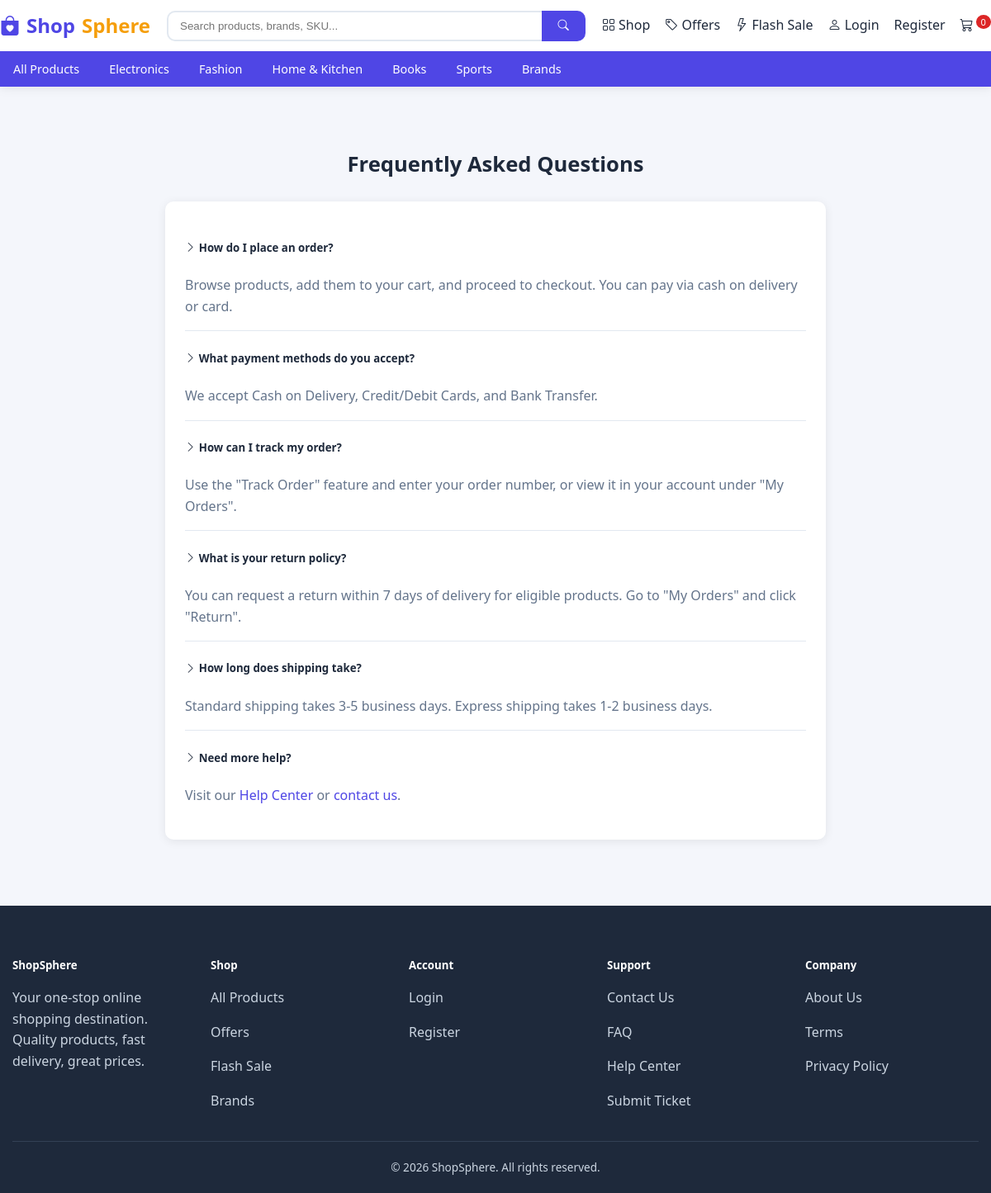
Page /faq on the committed database.
### app/models/catalog.py (models this page shows, shortened)
class Category(db.Model):
    __tablename__ = 'categories'
    id = db.Column(db.Integer, primary_key=True)
    name = db.Column(db.String(120), nullable=False, index=True)
    slug = db.Column(db.String(140), unique=True, nullable=False, index=True)
    image = db.Column(db.String(255))
    description = db.Column(db.Text)
    parent_id = db.Column(db.Integer, db.ForeignKey('categories.id', ondelete='SET NULL'))
    status = db.Column(db.String(20), default='active', index=True)  # active | inactive
    display_order = db.Column(db.Integer, default=0)
    created_at = db.Column(db.DateTime, default=datetime.utcnow)
    parent = db.relationship('Category', remote_side=[id], backref='subcategories')
    products = db.relationship('Product', backref='category', lazy='dynamic',
                               foreign_keys='Product.category_id')

### app/routes/main.py (the view)
@main_bp.route('/faq')
def faq():
    return render_template('customer/faq.html')

### app/utils/helpers.py (called while the page is built, shortened)
def settings_value(key, default=None):
    from app.models.content import Setting
    cached = getattr(current_app, '_settings_cache', None)
    if cached is None:
        cached = {s.key: s.value for s in Setting.query.all()}
        current_app._settings_cache = cached
    return cached.get(key, default)

def cart_count():
    from flask_login import current_user
    from app.models.commerce import CartItem
    from app.models.catalog import Product
    cart = session.get('cart', {})
    return sum(int(v.get('qty', 0)) for v in cart.values())

### app/templates/customer/faq.html (shortened to what this page needs)
{% extends "customer/base.html" %}
{% block content %}
<div class="container section" style="max-width:800px">
  <h2 class="section-title text-center">Frequently Asked Questions</h2>
  <div class="card mt-4" style="padding:24px">
    <div class="faq-item mb-3">
      <h5><i class="bi bi-chevron-right text-primary"></i> How do I place an order?</h5>
      <p class="text-muted">Browse products, add them to your cart, and proceed to checkout. You can pay via cash on delivery or card.</p>
    </div>
    <div class="divider"></div>
    <div class="faq-item mb-3">
      <h5><i class="bi bi-chevron-right text-primary"></i> What payment methods do you accept?</h5>
      <p class="text-muted">We accept Cash on Delivery, Credit/Debit Cards, and Bank Transfer.</p>
    </div>
    <div class="divider"></div>
    <div class="faq-item mb-3">
      <h5><i class="bi bi-chevron-right text-primary"></i> How can I track my order?</h5>
      <p class="text-muted">Use the "Track Order" feature and enter your order number, or view it in your account under "My Orders".</p>
    </div>
    <div class="divider"></div>
    <div class="faq-item mb-3">
      <h5><i class="bi bi-chevron-right text-primary"></i> What is your return policy?</h5>
      <p class="text-muted">You can request a return within 7 days of delivery for eligible products. Go to "My Orders" and click "Return".</p>
    </div>
    <div class="divider"></div>
    <div class="faq-item mb-3">
      <h5><i class="bi bi-chevron-right text-primary"></i> How long does shipping take?</h5>
      <p class="text-muted">Standard shipping takes 3-5 business days. Express shipping takes 1-2 business days.</p>
    </div>
    <div class="divider"></div>
    <div class="faq-item">
      <h5><i class="bi bi-chevron-right text-primary"></i> Need more help?</h5>
      <p class="text-muted">Visit our <a href="{{ url_for('support.help_center') }}">Help Center</a> or <a href="{{ url_for('main.contact') }}">contact us</a>.</p>
    </div>
  </div>
</div>
{% endblock %}

### app/templates/customer/base.html (shortened to what this page needs)
<!DOCTYPE html>
<html lang="en">
<head>
  <link rel="stylesheet" href="{{ url_for('static', filename='css/style.css') }}">
  <link rel="stylesheet" href="https://cdn.jsdelivr.net/npm/bootstrap-icons@1.11.1/font/bootstrap-icons.css">
</head>
<body>
  <nav class="navbar">
    <div class="container-wide nav-inner">
      <a href="{{ url_for('main.home') }}" class="brand-logo"><i class="bi bi-bag-heart-fill"></i> Shop<span>Sphere</span></a>
      <form class="search-bar" action="{{ url_for('products.search') }}" method="get">
        <input type="text" name="q" placeholder="Search products, brands, SKU..." value="{{ search_query }}">
        <button type="submit"><i class="bi bi-search"></i></button>
      </form>
      <div class="nav-links">
        <a href="{{ url_for('products.browse') }}"><i class="bi bi-grid"></i> Shop</a>
        <a href="{{ url_for('main.offers') }}"><i class="bi bi-tag"></i> Offers</a>
        <a href="{{ url_for('main.flash_sale') }}"><i class="bi bi-lightning"></i> Flash Sale</a>
        {% if current_user.is_authenticated %}
          {% if current_user.is_staff %}
            <a href="{{ url_for('admin.dashboard') }}"><i class="bi bi-speedometer2"></i> Admin</a>
          {% else %}
            <a href="{{ url_for('customer.dashboard') }}"><i class="bi bi-person-circle"></i> Account</a>
            <a href="{{ url_for('customer.wishlist') }}"><i class="bi bi-heart"></i></a>
          {% endif %}
          <a href="{{ url_for('cart.view_cart') }}"><i class="bi bi-cart3"></i><span class="cart-badge">{{ cart_count() }}</span></a>
          <a href="{{ url_for('auth.logout') }}"><i class="bi bi-box-arrow-right"></i></a>
        {% else %}
          <a href="{{ url_for('auth.login') }}"><i class="bi bi-person"></i> Login</a>
          <a href="{{ url_for('auth.register') }}">Register</a>
          <a href="{{ url_for('cart.view_cart') }}"><i class="bi bi-cart3"></i><span class="cart-badge">{{ cart_count() }}</span></a>
        {% endif %}
      </div>
    </div>
    <div class="cat-nav">
      <div class="container-wide cat-inner">
        <a href="{{ url_for('products.browse') }}">All Products</a>
        {% for c in categories %}
          <a href="{{ url_for('products.category', slug=c.slug) }}">{{ c.name }}</a>
        {% endfor %}
        <a href="{{ url_for('main.brands') }}">Brands</a>
      </div>
    </div>
  </nav>
  <main>
    {% block content %}{% endblock %}
  </main>
  <footer class="footer">
    <div class="container-wide">
      <div class="footer-grid">
        <div>
          <h5>ShopSphere</h5>
          <p>Your one-stop online shopping destination. Quality products, fast delivery, great prices.</p>
        </div>
        <div>
          <h5>Shop</h5>
          <p><a href="{{ url_for('products.browse') }}">All Products</a></p>
          <p><a href="{{ url_for('main.offers') }}">Offers</a></p>
          <p><a href="{{ url_for('main.flash_sale') }}">Flash Sale</a></p>
          <p><a href="{{ url_for('main.brands') }}">Brands</a></p>
        </div>
        <div>
          <h5>Account</h5>
          {% if current_user.is_authenticated %}
            <p><a href="{{ url_for('customer.dashboard') }}">My Account</a></p>
            <p><a href="{{ url_for('customer.my_orders') }}">My Orders</a></p>
            <p><a href="{{ url_for('customer.wishlist') }}">Wishlist</a></p>
          {% else %}
            <p><a href="{{ url_for('auth.login') }}">Login</a></p>
            <p><a href="{{ url_for('auth.register') }}">Register</a></p>
          {% endif %}
        </div>
        <div>
          <h5>Support</h5>
          <p><a href="{{ url_for('main.contact') }}">Contact Us</a></p>
          <p><a href="{{ url_for('main.faq') }}">FAQ</a></p>
          <p><a href="{{ url_for('support.help_center') }}">Help Center</a></p>
          <p><a href="{{ url_for('support.new_ticket') }}">Submit Ticket</a></p>
        </div>
        <div>
          <h5>Company</h5>
          <p><a href="{{ url_for('main.page', slug='about') }}">About Us</a></p>
          <p><a href="{{ url_for('main.page', slug='terms') }}">Terms</a></p>
          <p><a href="{{ url_for('main.page', slug='privacy') }}">Privacy Policy</a></p>
        </div>
      </div>
      <div class="footer-bottom">
        &copy; {{ now.year if now else 2024 }} ShopSphere. All rights reserved.
      </div>
    </div>
  </footer>
</body>
</html>

### app/static/css/style.css (style rules this page uses)
:root { --primary: #4f46e5; --primary-dark: #4338ca; --secondary: #0ea5e9; --accent: #f59e0b; --success: #16a34a; --danger: #dc2626; --warning: #d97706; --dark: #1e293b; --light: #f8fafc; --muted: #64748b; --border: #e2e8f0; --radius: 10px; --shadow: 0 2px 12px rgba(0, 0, 0, .08); }
* { box-sizing: border-box; }
body { font-family: 'Segoe UI', system-ui, -apple-system, sans-serif; color: var(--dark); background: #f4f6fb; margin: 0; line-height: 1.6; }
a { color: var(--primary); text-decoration: none; }
.container { max-width: 1200px; margin: 0 auto; padding: 0 15px; }
.container-wide { max-width: 1400px; margin: 0 auto; padding: 0 15px; }
.navbar { background: #fff; box-shadow: var(--shadow); position: sticky; top: 0; z-index: 1000; }
.navbar .nav-inner { display: flex; align-items: center; gap: 20px; padding: 12px 0; flex-wrap: wrap; }
.brand-logo { font-size: 1.5rem; font-weight: 800; color: var(--primary); display: flex; align-items: center; gap: 8px; }
.brand-logo span { color: var(--accent); }
.search-bar { flex: 1; min-width: 220px; display: flex; }
.search-bar input { flex: 1; border: 2px solid var(--border); border-right: none; padding: 9px 14px; border-radius: var(--radius) 0 0 var(--radius); outline: none; }
.search-bar button { border: 2px solid var(--primary); background: var(--primary); color: #fff; padding: 0 18px; border-radius: 0 var(--radius) var(--radius) 0; cursor: pointer; }
.nav-links { display: flex; align-items: center; gap: 18px; }
.nav-links a { color: var(--dark); font-weight: 500; }
.cart-badge { background: var(--danger); color: #fff; border-radius: 50%; font-size: .7rem; padding: 1px 6px; margin-left: 3px; vertical-align: top; }
.cat-nav { background: var(--primary); color: #fff; }
.cat-nav .cat-inner { display: flex; gap: 4px; flex-wrap: wrap; padding: 0; }
.cat-nav a { color: #fff; padding: 10px 16px; font-size: .9rem; font-weight: 500; display: block; }
.card { background: #fff; border-radius: var(--radius); box-shadow: var(--shadow); overflow: hidden; }
.section { padding: 40px 0; }
.section-title { font-size: 1.6rem; font-weight: 700; margin-bottom: 6px; }
.footer { background: var(--dark); color: #cbd5e1; padding: 40px 0 20px; margin-top: 40px; }
.footer a { color: #cbd5e1; }
.footer h5 { color: #fff; margin-bottom: 14px; }
.footer-grid { display: grid; grid-template-columns: repeat(auto-fit, minmax(180px, 1fr)); gap: 30px; }
.footer-bottom { text-align: center; padding-top: 20px; border-top: 1px solid #334155; margin-top: 20px; font-size: .85rem; }
.text-muted { color: var(--muted); }
.text-center { text-align: center; }
.mt-4 { margin-top: 24px; }
.mb-3 { margin-bottom: 16px; }
.divider { height: 1px; background: var(--border); margin: 16px 0; }

### rows in the picture
Category: name "Electronics"
Category: name "Fashion"
Category: name "Home & Kitchen"
Category: name "Books"
Category: name "Sports"

### other values in the picture
{{ cart_count() }} "0"
